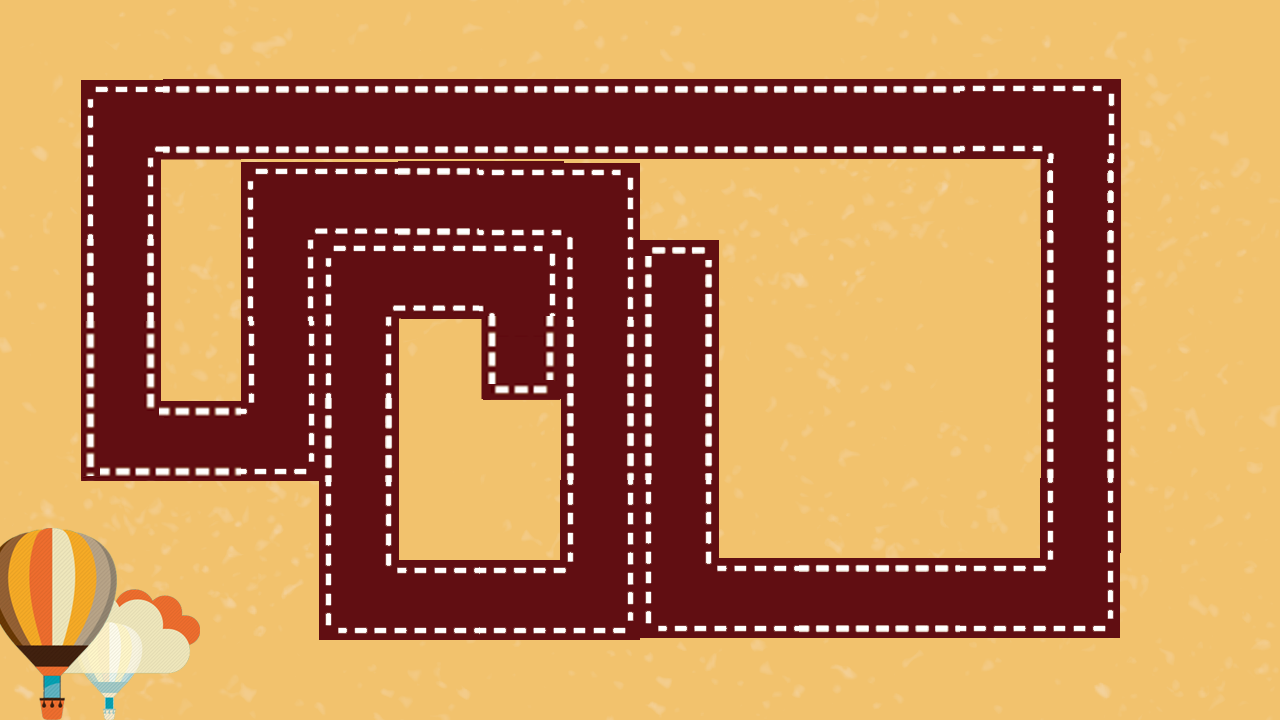

A level layout from a 2D game, rendered from its tile map. Below: a short description, then the map file with tile-grid data replaced by summaries:
An orthogonal 16x9 tile map with 80x80 px tiles, 1 tile layer (块层 1) and 49 objects (enemy, baby, assistant).

<map version="1.0" orientation="orthogonal" width="16" height="9" tilewidth="80" tileheight="80">
 <tileset firstgid="1" name="2" tilewidth="80" tileheight="80">
  <image source="2.png" width="1280" height="720" />
 </tileset>
 <layer name="块层 1" width="16" height="9">
  <data>[144 cells, 144 non-empty, 144 distinct tile ids]</data>
 </layer>
 <objectgroup name="people" width="16" height="9" visible="0">
  <object name="enemy" x="640" y="240" width="80" height="80" />
  <object name="baby" x="480" y="400" width="80" height="80" />
  <object name="assistant" x="505" y="364" width="31" height="33" />
 </objectgroup>
 <objectgroup name="barrier" width="16" height="9" visible="0">
  <object x="640" y="240" width="80" />
  <object x="640" y="160" height="480" />
  <object x="720" y="240" height="320" />
  <object x="720" y="560" width="320" />
  <object x="1040" y="160" height="400" />
  <object x="1120" y="80" height="560" />
  <object x="160" y="160" width="880" />
  <object x="80" y="80" width="1040" />
  <object x="80" y="80" height="400" />
  <object x="160" y="160" height="240" />
  <object x="160" y="400" width="80" />
  <object x="240" y="160" height="240" />
  <object x="80" y="480" width="240" />
  <object x="320" y="240" height="400" />
  <object x="320" y="240" width="240" />
  <object x="400" y="320" width="80" />
  <object x="480" y="320" height="160" />
  <object x="400" y="320" height="240" />
  <object x="400" y="560" width="160" />
  <object x="560" y="240" height="320" />
  <object x="320" y="640" width="800" />
 </objectgroup>
 <objectgroup name="road" width="16" height="9" visible="0">
  <object x="643" y="243" width="76" height="359">
   <properties>
    <property name="direction" value="down" />
   </properties>
  </object>
  <object x="643" y="563" width="435" height="76">
   <properties>
    <property name="direction" value="right" />
   </properties>
  </object>
  <object x="1043" y="117" width="75" height="521">
   <properties>
    <property name="direction" value="up" />
   </properties>
  </object>
  <object x="120" y="80" width="996" height="79">
   <properties>
    <property name="direction" value="left" />
   </properties>
  </object>
  <object x="80" y="79" width="80" height="363">
   <properties>
    <property name="direction" value="down" />
   </properties>
  </object>
  <object x="79" y="404" width="201" height="73">
   <properties>
    <property name="direction" value="right" />
   </properties>
  </object>
  <object x="244" y="196" width="73" height="281">
   <properties>
    <property name="direction" value="up" />
   </properties>
  </object>
  <object x="241" y="161" width="357" height="79">
   <properties>
    <property name="direction" value="right" />
   </properties>
  </object>
  <object x="561" y="164" width="75" height="439">
   <properties>
    <property name="direction" value="down" />
   </properties>
  </object>
  <object x="359" y="565" width="277" height="75">
   <properties>
    <property name="direction" value="left" />
   </properties>
  </object>
  <object x="321" y="280" width="76" height="359">
   <properties>
    <property name="direction" value="up" />
   </properties>
  </object>
  <object x="321" y="241" width="196" height="80">
   <properties>
    <property name="direction" value="right" />
   </properties>
  </object>
  <object x="484" y="243" width="73" height="159">
   <properties>
    <property name="direction" value="down" />
   </properties>
  </object>
 </objectgroup>
 <objectgroup name="tower" width="16" height="9">
  <object x="880" y="480" width="80" height="80">
   <properties>
    <property name="type" value="1,2,3" />
   </properties>
  </object>
  <object x="960" y="400" width="80" height="80">
   <properties>
    <property name="type" value="1,2,3" />
   </properties>
  </object>
  <object x="960" y="240" width="80" height="80">
   <properties>
    <property name="type" value="1,2,3" />
   </properties>
  </object>
  <object x="720" y="160" width="80" height="80">
   <properties>
    <property name="type" value="1,2,3" />
   </properties>
  </object>
  <object x="160" y="240" width="80" height="80">
   <properties>
    <property name="type" value="1,2,3" />
   </properties>
  </object>
  <object x="400" y="400" width="80" height="80">
   <properties>
    <property name="type" value="1,2,3" />
   </properties>
  </object>
  <object x="160" y="480" width="80" height="80">
   <properties>
    <property name="type" value="1,2,3" />
   </properties>
  </object>
  <object x="240" y="560" width="80" height="80">
   <properties>
    <property name="type" value="1,2,3" />
   </properties>
  </object>
  <object x="880" y="160" width="80" height="80">
   <properties>
    <property name="type" value="1,2,3" />
   </properties>
  </object>
  <object x="1120" y="480" width="80" height="80">
   <properties>
    <property name="type" value="1,2,3" />
   </properties>
  </object>
  <object x="1120" y="320" width="80" height="80">
   <properties>
    <property name="type" value="1,2,3" />
   </properties>
  </object>
  <object x="1120" y="160" width="80" height="80">
   <properties>
    <property name="type" value="1,2,3" />
   </properties>
  </object>
 </objectgroup>
</map>
